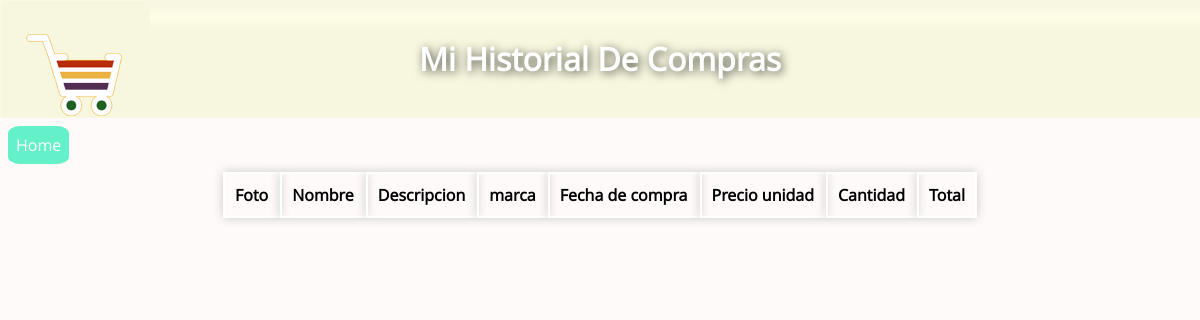
Before: /historial_compra.php (signed in) with the older database file.
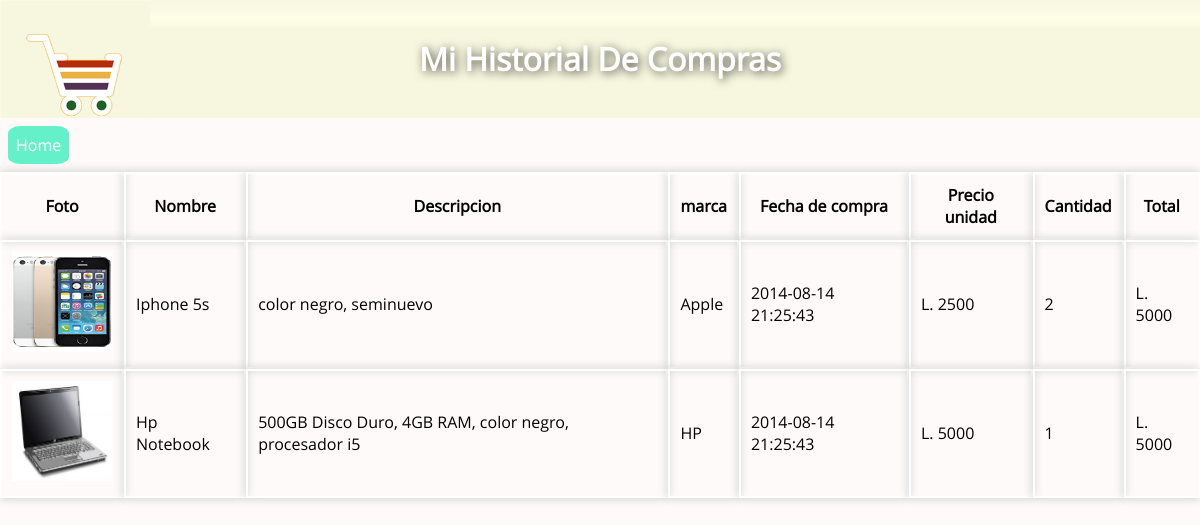
After: the same page with the newer database file.
### tables this page shows
CREATE TABLE IF NOT EXISTS `articulo` (
  `id` int(15) NOT NULL AUTO_INCREMENT,
  `nombre_articulo` varchar(50) NOT NULL,
  `marca` varchar(50) NOT NULL,
  `precio_unidad` float NOT NULL,
  `cantidad` int(3) NOT NULL,
  `estado` int(1) NOT NULL,
  `visitas` int(15) NOT NULL,
  `descripcion` longtext NOT NULL,
  `foto_articulo` longtext NOT NULL,
  `id_usuario` int(10) NOT NULL,
  `id_categoria` int(3) NOT NULL,
  PRIMARY KEY (`id`)
);

CREATE TABLE IF NOT EXISTS `usuario_articulo` (
  `id_usuario` int(10) NOT NULL,
  `id_articulo` int(15) NOT NULL,
  `fecha_compra` timestamp NOT NULL DEFAULT CURRENT_TIMESTAMP,
  `cantidad` int(11) DEFAULT NULL
);

### historial_compra.php (the view, shortened to what this page needs)
<?php
  	require_once("conexion.php");
	if(isset($_SESSION["usuario_valido"]))
	{
		$id = $_SESSION["usuario_valido"];
		$query = "SELECT a.nombre_articulo, a.descripcion ,a.marca, a.precio_unidad, a.foto_articulo, ua.cantidad, ua.fecha_compra    				 FROM articulo a,usuario_articulo ua WHERE a.id = ua.id_articulo AND ua.id_usuario = $id";
		$result = mysqli_query($conexion, $query);
	}
?>
<!DOCTYPE html>
<html lang="es">
<head>
    <link rel="stylesheet" href="css/simplePagination.css">
    <link rel="stylesheet" href="css/globals.css">
</head>
<body>
	<header><h1>Mi Historial De Compras</h1></header>
	<p id="home"><a href="index.php">Home</a></p>
	<table cellpadding="10" cellspacing="0	">
		<tr>
			<th>Foto</th>
			<th>Nombre</th>
			<th>Descripcion</th>
			<th>marca</th>
			<th>Fecha de compra</th>
			<th>Precio unidad</th>
			<th>Cantidad</th>
			<th>Total</th>
		</tr>
		<?php while($row = mysqli_fetch_assoc($result)) { ?>
			<tr>
				<td><img src="<?php echo "articulos/".$row['foto_articulo']; ?>" style="width:100px; height:100px" /></td>
				<td><p><?php echo $row["nombre_articulo"]; ?></p></td>
				<td><p><?php echo $row["descripcion"]; ?></p></td>
				<td><p><?php echo $row["marca"]; ?></p></td>
				<td><p><?php echo $row["fecha_compra"]; ?></p></td>
				<td><p><?php echo "L. ".$row["precio_unidad"] ?></p></td>
				<td><p><?php echo $row["cantidad"] ?></p></td>
				<td><p><?php echo "L. ".$row["cantidad"]*$row["precio_unidad"]; ?></p></td>
			</tr>
		<?php  } mysqli_free_result($result);	 ?>
	</table>
</body>
</html>

### css/globals.css (style rules this page uses)
body { background: #FFF; font-family: "open_sansregular"; }

### historial_compra.php (style rules this page uses)
body { background: rgb(255,250,250); margin: 0; padding: 0; }
a { background: rgb(100,240,200); border-radius: 20%; color: white; margin-left: 0.5em; margin-bottom: 2em; padding: 0.5em; text-decoration: none; }
header { background: url(img/history.png) no-repeat, url(img/back.png); background-size: 150px; margin: 0; padding: 1em; }
h1 { color: white; text-shadow: rgba(0,0,0,0.7) 2px 2px 10px; text-align: center; }
th, td { border: 2px solid white; box-shadow: rgba(0,0,0,0.2) 0px 0px 10px; margin: 0px; }
table { margin: 0 auto; }

Changed rows visible on the page:
now on this page (row edited): articulo: foto_articulo (picture), nombre_articulo "Iphone 5s", descripcion "color negro, seminuevo", marca "Apple", usuario_articulo.fecha_compra "2014-08-14 21:25:43", precio_unidad "2500", usuario_articulo.cantidad "2", $row['cantidad']*$row['precio_unidad'] "5000"
now on this page (row edited): articulo: foto_articulo (picture), nombre_articulo "Hp Notebook", descripcion "500GB Disco Duro, 4GB RAM, color negro, procesador i5", marca "HP", usuario_articulo.fecha_compra "2014-08-14 21:25:43", precio_unidad "5000", usuario_articulo.cantidad "1", $row['cantidad']*$row['precio_unidad'] "5000"
